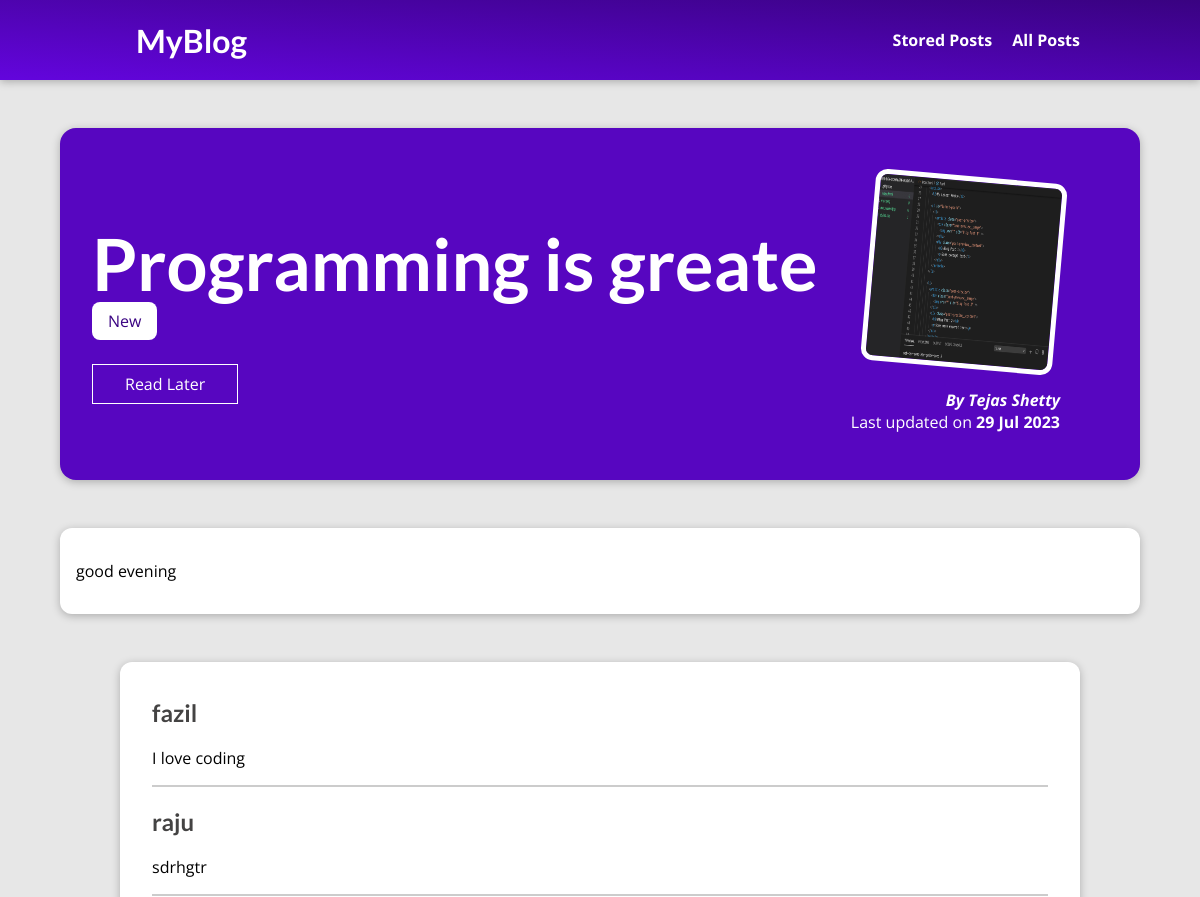
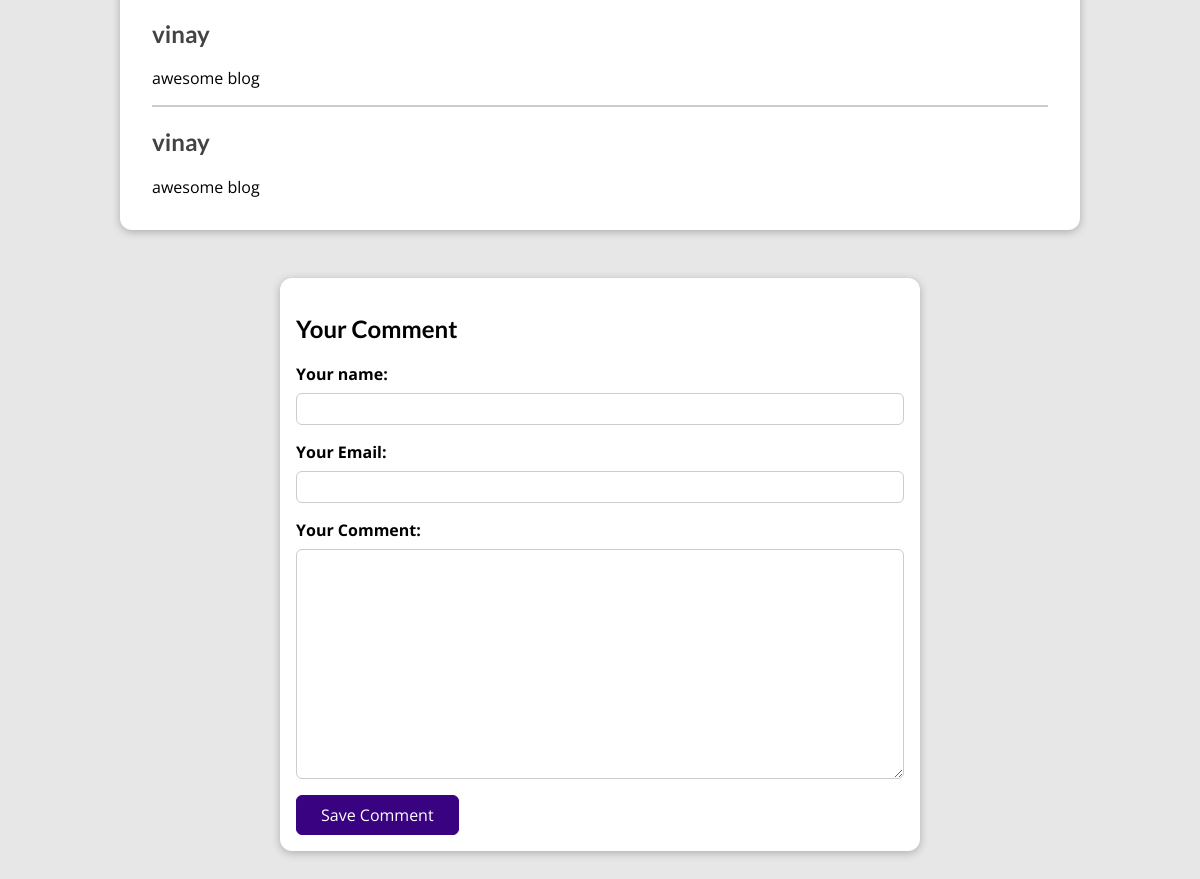
Screenshot of /blog/post/i-love-coding with the database file from the repository (2 pictures, top to bottom).
### blog/models.py (models this page shows, shortened)
class Post(models.Model):
    title=models.CharField(max_length=150)
    excerpt=models.CharField(max_length=200)
    image = models.ImageField(upload_to="posts", blank=True,null=True)
    date=models.DateField(auto_now=True)
    slug=models.SlugField(unique=True,db_index=True)
    content=models.TextField(validators=[MinLengthValidator(10)])
    author=models.ForeignKey(Author, on_delete=models.SET_NULL,null=True,related_name="posts")
    tags=models.ManyToManyField(Tag)
    def my_PRF_image(self):
       if self.image :
          return self.image.url
       return ''

class Tag(models.Model):
    caption=models.CharField(max_length=20)

class Author(models.Model):
    first_name=models.CharField(max_length=50)
    last_name=models.CharField(max_length=50)
    email_address=models.EmailField()
    def full_name(self):
        return f"{self.first_name} {self.last_name}"
    def __str__(self):
        return self.full_name()

class Comment(models.Model):
    user_name = models.CharField(max_length=120)
    user_email = models.EmailField()
    text = models.TextField(max_length=300)
    post = models.ForeignKey(Post,on_delete=models.CASCADE, related_name="comments")

### blog/views.py (the view)
# urls.py: path("post/<slug:slug>", views.SinglePostView.as_view(), name="post_details_page"), # /posts/my-first-post
class SinglePostView(View):
   template_name = "blog/post-details.html"
   model = Post
   def is_stored_post(self,request,post_id):
      stored_post = request.session.get("stored_post")
      if stored_post is not None:
          is_saved_for_later = post_id in stored_post
      else:
          is_saved_for_later = False
      return is_saved_for_later
   def get(self,request,slug):
      post = Post.objects.get(slug=slug)
      context={
         "post": post,
         "post_tags": post.tags.all(),
         "comment_form":CommentForm(),
         "comments":post.comments.all().order_by("-id"),
         "saved_for_later":self.is_stored_post(request, post.id)
      }
      return render(request, "blog/post-details.html",context)
   def post(self,request,slug):
      comment_form = CommentForm(request.POST)
      post = Post.objects.get(slug=slug)
      if comment_form.is_valid():
         comment = comment_form.save(commit=False)
         comment.post = post
         comment.save()
         return HttpResponseRedirect(reverse("post_details_page", args=[slug]))
      context = {
         "post": post,
         "post_tags": post.tags.all(),
         "comment_form": comment_form,
         "comments":post.comments.all().order_by("-id"),
         "saved_for_later":self.is_stored_post(request, post.id)
      }
      return render(request,"blog/post-details.html",context)

### blog/forms.py
class CommentForm(forms.ModelForm):
    class Meta:
        model = Comment
        exclude = ["post"]
        labels = {
            "user_name" : "Your name",
            "user_email": "Your Email",
            "text": "Your Comment"
        }

### blog/templates/blog/post-details.html (shortened to what this page needs)
{% extends "base.html" %}
{% load static %}
{% block css_files %}
<link rel="stylesheet" href="{% static "blog/post-detail.css" %}" />
<link rel="stylesheet" href="{% static "blog/app.css" %}" />
{% endblock%}
{% block content %}
  <section id="summary">
    <h2>{{post.title}}</h2>
    <div>
       {% for tag in post_tags %}
         <span class="tag">{{ tag.caption}}</span>
       {% endfor %}
    </div>
    <div id="read-later">
      <form action="{% url "read_later" %}" method="POST">
          <button>
            {% if saved_for_later%}
              Remove from "Read Later" List
            {% else %}
               Read Later
            {% endif %}
          </button>
      </form>
    </div>
    <article>
        <img src="{{ post.my_PRF_image }}" alt="{{post.title}}">
        <address> By <a href="{{ post.author.email_address}}">{{ post.author }}</a> </address>
        <div>
            Last updated on <time> {{ post.date|date:"d M Y" }} </time>
        </div>
    </article>
  </section>
<main>
    <p>
     {{post.content|linebreaks}}
    </p>
</main>
<section id="comments">
  <ul>
    {% for comment in comments %}
     <li>
      <h2>{{ comment.user_name }}</h2>
      <p>{{ comment.text | linebreaks}}</p>
     </li>
    {% endfor %}
  </ul>
</section>
<section  id="comment-form">
  <h2>Your Comment </h2>
  <form action="{% url "post_details_page" post.slug %}" method="POST">
    {% for form_field in comment_form %}
     <div class="form-control {% if form_field.errors %} invalid {% endif %}">
      {{ form_field.label_tag }}
      {{ form_field }}
     </div>
    {% endfor %}
      <button>Save Comment </button>
  </form>
{% endblock%}

### templates/base.html (shortened to what this page needs)
{% load static%}
<!DOCTYPE html>
<html lang="en">
<head>
    {% block css_files %}{% endblock%}</head>
<body>
    <header id="main-navigation">
        <h1><a href="{% url "starting_page" %}">MyBlog</a></h1>
        <nav>
          <a href="{% url "read_later" %}">Stored Posts</a>
          <a href="{% url "posts_page" %}">All Posts</a>
        </nav>
    </header>
    {% block content %}
    {% endblock %}
</body>
</html>

### blog/static/blog/post-detail.css (style rules this page uses)
body { background-color: #e7e7e7; }
#main-navigation { background-color: #390281; box-shadow: 0 2px 8px rgba(0, 0, 0, 0.25); }
#summary { margin: 8rem auto 3rem auto; padding: 2rem; width: 90%; max-width: 90rem; border-radius: 16px; background-color: #5706c0; position: relative; box-shadow: 0 2px 8px rgba(0, 0, 0, 0.25); height: 22rem; }
#summary h2 { color: white; font-size: 4.5rem; margin-bottom: 0.25rem; }
#summary article { position: absolute; top: 2rem; right: 3rem; padding: 1rem 2rem; border-radius: 12px; text-align: right; color: white; }
#summary article img { width: 12rem; height: 12rem; border-radius: 12px; transform: rotateZ(5deg); border: 5px solid white; margin-bottom: 1rem; }
#summary address { font-weight: bold; }
#summary a { color : white; text-decoration: none; }
#summary time { font-weight: bold; }
#read-later { margin:2rem 0; }
#read-later button { background-color: transparent; border:1px solid white; padding:0.5rem 2rem; font:inherit; color: white; cursor: pointer; }
main { width: 90%; max-width: 90rem; margin: 3rem auto; background-color: white; padding: 1rem; border-radius: 12px; box-shadow: 0 2px 8px rgba(0, 0, 0, 0.25); }
.tag { background-color: white; color:#390281; padding: 0.5rem 1rem; border-radius: 8px; }
#comment-form { margin: 3rem auto; width:90%; max-width: 40rem; border-radius: 12px; background-color: white; box-shadow: 0 2px 8px rgba(0,0,0,0.25); padding: 1rem; }
#comment-form button { font:inherit; background-color: #390281; color: white; border: 1px solid #390281; padding: 0.5rem 1.5rem; border-radius: 6px; cursor:pointer; }
.form-control { margin-bottom: 1rem; }
.form-control label { font-weight: bold; margin-bottom: 0.5rem; display: block; }
.form-control input, .form-control textarea { display: block; width: 100%; font:inherit; padding: 0.25rem; border-radius:6px; border: 1px solid #ccc; }
#comments { margin: 3rem auto; width:90%; max-width: 60rem; border-radius: 12px; background-color: white; box-shadow: 0 2px 8px rgba(0,0,0,0.25); padding: 1rem 2rem; }
#comments ul { list-style: none; margin: 0; padding: 0; }
#comments li { margin-bottom: 1rem; border-bottom: 2px solid #ccc; }
#comments li:last-of-type { border-bottom: none; }
#comments h2 { color: #444343; }

### blog/static/blog/app.css (style rules this page uses)
* { box-sizing: border-box; }
html { font-family: 'Open Sans', 'Lato', sans-serif; }
body { margin: 0; }
h1, h2, h3 { font-family: 'Lato', sans-serif; font-weight: bold; }
#main-navigation a { text-decoration: none; color: white; font-weight: bold; margin-left: 1rem; }
#main-navigation { background: linear-gradient(to right top, #6305dd, #390281); width: 100%; height: 5rem; display: flex; justify-content: space-between; align-items: center; padding: 0 10%; position: absolute; top: 0; left: 0; }

### rows the page displays
Post: title "Programming is greate", my_PRF_image (picture), author "Tejas Shetty", date "29 Jul 2023", content "good evening"
Tag: caption "New"
Comment: user_name "fazil", text "I love coding"
Comment: user_name "raju", text "sdrhgtr"
Comment: user_name "vinay", text "awesome blog"
Comment: user_name "vinay", text "awesome blog"
